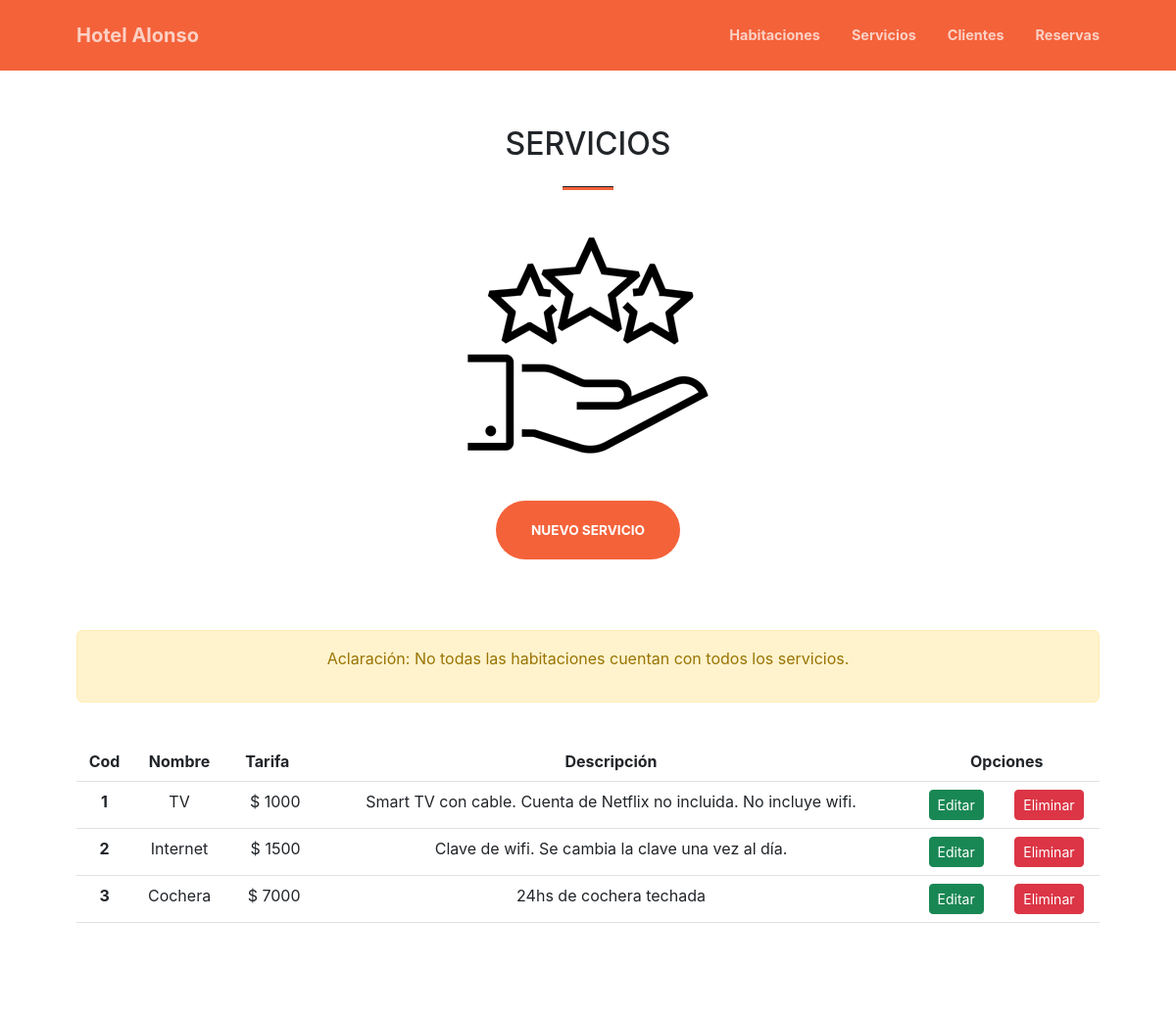
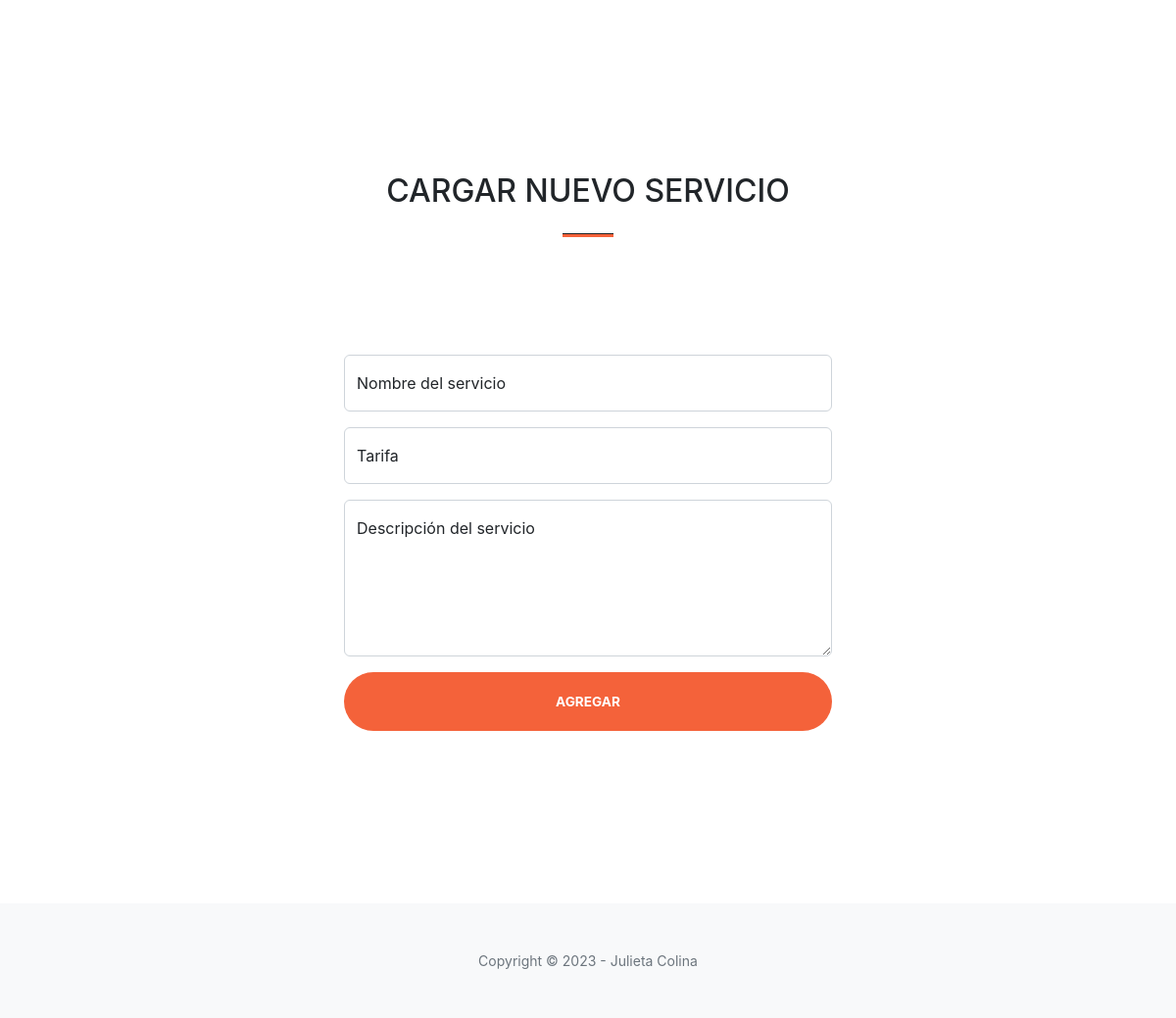
The app's page /servicios/ with its own data (2 pictures, top to bottom).
### APP1/models.py (models this page shows, shortened)
class servicio(models.Model):
    nombre = models.CharField(max_length=20, null=False, verbose_name='Nombre')
    tarifa = models.CharField(max_length=20, null=False, verbose_name='Tarifa')
    descripción = models.CharField(max_length=50, null=False, verbose_name='Descripción')
    class Meta:
        db_table = 'servicio'
        verbose_name = 'servicio'
        verbose_name_plural = 'Servicios'

### APP1/views.py (the view)
# urls.py: path('servicios/',views.servicios,name='servicios'),
def servicios(request):
    s = servicio.objects.all()
    lista={'servicios':s}
    return render(request, 'servicios.html',lista)

### APP1/templates/servicios.html (shortened to what this page needs)
{%extends "template_padre.html"%}
{% load static %}
{%block content%}
<main>
    <section class="page-section" id="contact">
        <div class="container px-4 px-lg-5">
            <div class="row gx-4 gx-lg-5 justify-content-center">
                <div class="col-lg-8 col-xl-6 text-center">
                    <h2 class="mt-0">SERVICIOS</h2>
                    <hr class="divider" />
                    <br>
                    <img class="img-fluid" src="{%static 'img/servicios.png'%}" alt="">
                </div>
            </div>
        </div>
        <div class="container px-4 px-lg-5">
            <div class="row gx-4 gx-lg-5 justify-content-center">
                <div class="col-lg-8 col-xl-12 text-center">
                    <div class="container text-center">
                        <br><br>
                        <a class="btn btn-primary btn-xl" href="#nuevo">Nuevo Servicio</a>
                    </div>
                    <br><br><br>
                    <div class="alert  alert-warning" role="alert">
                        <p>Aclaración: No todas las habitaciones cuentan con todos los servicios.</p>
                    </div>
                    <br>
                <table class="table">
                    <thead>
                    <tr>
                        <th scope="col">Cod</th>
                        <th scope="col">Nombre</th>
                        <th scope="col">Tarifa</th>
                        <th scope="col">Descripción</th>
                        <th colspan="2">Opciones</th>
                    </tr>
                    </thead>
                    <tbody>
                    {% for s in servicios %}
                    <tr>
                        <th scope="row">{{s.id}}</th>
                        <td>{{s.nombre}}</td>
                        <td class="text-end">$ {{s.tarifa}}</td>
                        <td>{{s.descripción}}</td>
                        <td><a href="editar_servicio/{{s.id}}" class="btn btn-block btn-sm btn-success">Editar</a></td>
                        <td><a href="eliminar_servicio/{{s.id}}" class="btn btn-block btn-sm btn-danger">Eliminar</a></td>
                    </tr>
                    {% endfor %}
                    </tbody>
                </table>
                </div>
            </div>
        </div>
    </section>
    <section id="nuevo" class="page-section" id="contact">
        <div class="container px-4 px-lg-5">
            <div class="row gx-4 gx-lg-5 justify-content-center">
                <div class="col-lg-8 col-xl-6 text-center">
                    <h2 class="mt-0">CARGAR NUEVO SERVICIO</h2>
                    <hr class="divider" />
                    <br>
                </div>
            </div>
            <div class="row gx-4 gx-lg-5 justify-content-center mb-5">
                <div class="col-lg-6">
                    <br><br><br>
                    <form action="/servicios/registrar_servicio/" method="POST">{% csrf_token %}
                        <div class="form-floating mb-3">
                            <input name="nombre" class="form-control" id="name" type="text" placeholder="Ingrese el nombre..." data-sb-validations="required" />
                            <label for="name">Nombre del servicio</label>
                        </div>
                        <div class="form-floating mb-3">
                            <input name="tarifa" class="form-control" type="number" placeholder="Ingrese la tarifa..." data-sb-validations="required" />
                            <label for="email">Tarifa</label>
                        </div>
                        <div class="form-floating mb-3">
                            <textarea name="descrip" class="form-control" id="message" type="text" placeholder="Enter your message here..." style="height: 10rem" data-sb-validations="required"></textarea>
                            <label for="message">Descripción del servicio</label>
                        </div>
                        <div class="d-grid">
                            <input class="btn btn-primary btn-xl" type="submit" value="Agregar">
                        </div>
                    </form>
                </div>
            </div>
        </div>
    </section>
</main>
{%endblock%}

### records on screen
servicio: id "1", nombre "TV", tarifa "1000", descripción "Smart TV con cable. Cuenta de Netflix no incluida. No incluye wifi."
servicio: id "2", nombre "Internet", tarifa "1500", descripción "Clave de wifi. Se cambia la clave una vez al día."
servicio: id "3", nombre "Cochera", tarifa "7000", descripción "24hs de cochera techada"
